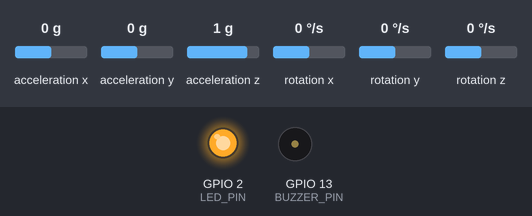
The sketch below on a simulated ESP32. On the bench: output pins drawn as LEDs (lit = HIGH), buzzer (waves = sounding, pin HIGH). The inputs (shaded band) are chosen by the test bench; at power-on: acceleration x 0 g, acceleration y 0 g, acceleration z 1 g, rotation x 0 °/s, rotation y 0 °/s, rotation z 0 °/s. WiFi joins after 1.5 s; servers stay silent unless stated; no MQTT or app messages arrive unless stated; what the sketch prints to the serial monitor is not drawn.

Above: at 5.7 s.
5.8 s: acceleration x set to -0.3 g
At 6.9 s:
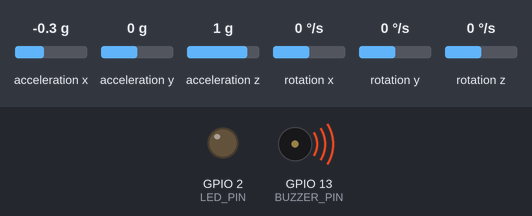
8.4 s: acceleration x set to 0 g
At 9.8 s:
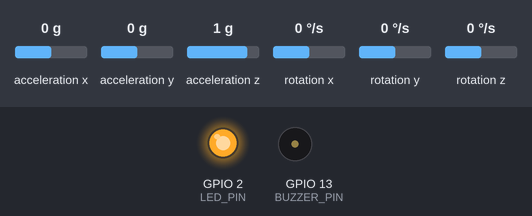
11.0 s: acceleration x set to -1.4 g
At 13.0 s:
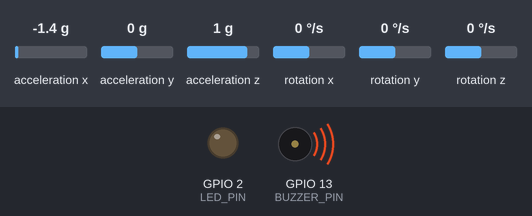
Timing chart, 0 to 14.5 s (numbered marks = the images above; inputs shaded):
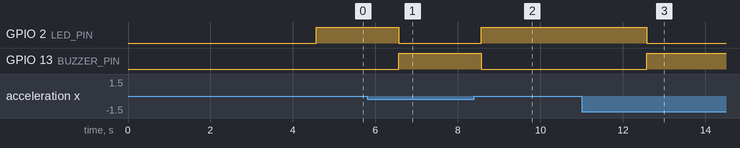

The sketch:

mpu_sensor.ino
```cpp
#include <Wire.h>
#include <MPU6050_tockn.h>
#include <WiFi.h>
#include <PubSubClient.h>
#include <WiFiClientSecure.h>

// ---- Sensor & MQTT Configuration ----
MPU6050 mpu(Wire);

const char* ssid = "Y";
const char* password = "pppppppp";
const char* mqtt_server = "71a93091f15b4f328bf8a2e440e0481b.s1.eu.hivemq.cloud";
const char* mqtt_username = "admin";
const char* mqtt_password = "Admin123";
const int mqtt_port = 8883;
const char* mqttPublishTopic = "esp32/mpu6050/data";

WiFiClientSecure espClient;
PubSubClient client(espClient);

// Sertifikat root HiveMQ Cloud
static const char *root_ca PROGMEM = R"EOF(
-----BEGIN CERTIFICATE-----
MIIFazCCA1OgAwIBAgIRAIIQz7DSQONZRGPgu2OCiwAwDQYJKoZIhvcNAQELBQAw
TzELMAkGA1UEBhMCVVMxKTAnBgNVBAoTIEludGVybmV0IFNlY3VyaXR5IFJlc2Vh
cmNoIEdyb3VwMRUwEwYDVQQDEwxJU1JHIFJvb3QgWDEwHhcNMTUwNjA0MTEwNDM4
WhcNMzUwNjA0MTEwNDM4WjBPMQswCQYDVQQGEwJVUzEpMCcGA1UEChMgSW50ZXJu
ZXQgU2VjdXJpdHkgUmVzZWFyY2ggR3JvdXAxFTATBgNVBAMTDElTUkcgUm9vdCBY
MTCCAiIwDQYJKoZIhvcNAQEBBQADggIPADCCAgoCggIBAK3oJHP0FDfzm54rVygc
h77ct984kIxuPOZXoHj3dcKi/vVqbvYATyjb3miGbESTtrFj/RQSa78f0uoxmyF+
0TM8ukj13Xnfs7j/EvEhmkvBioZxaUpmZmyPfjxwv60pIgbz5MDmgK7iS4+3mX6U
A5/TR5d8mUgjU+g4rk8Kb4Mu0UlXjIB0ttov0DiNewNwIRt18jA8+o+u3dpjq+sW
T8KOEUt+zwvo/7V3LvSye0rgTBIlDHCNAymg4VMk7BPZ7hm/ELNKjD+Jo2FR3qyH
B5T0Y3HsLuJvW5iB4YlcNHlsdu87kGJ55tukmi8mxdAQ4Q7e2RCOFvu396j3x+UC
B5iPNgiV5+I3lg02dZ77DnKxHZu8A/lJBdiB3QW0KtZB6awBdpUKD9jf1b0SHzUv
KBds0pjBqAlkd25HN7rOrFleaJ1/ctaJxQZBKT5ZPt0m9STJEadao0xAH0ahmbWn
OlFuhjuefXKnEgV4We0+UXgVCwOPjdAvBbI+e0ocS3MFEvzG6uBQE3xDk3SzynTn
jh8BCNAw1FtxNrQHusEwMFxIt4I7mKZ9YIqioymCzLq9gwQbooMDQaHWBfEbwrbw
qHyGO0aoSCqI3Haadr8faqU9GY/rOPNk3sgrDQoo//fb4hVC1CLQJ13hef4Y53CI
rU7m2Ys6xt0nUW7/vGT1M0NPAgMBAAGjQjBAMA4GA1UdDwEB/wQEAwIBBjAPBgNV
HRMBAf8EBTADAQH/MB0GA1UdDgQWBBR5tFnme7bl5AFzgAiIyBpY9umbbjANBgkq
hkiG9w0BAQsFAAOCAgEAVR9YqbyyqFDQDLHYGmkgJykIrGF1XIpu+ILlaS/V9lZL
ubhzEFnTIZd+50xx+7LSYK05qAvqFyFWhfFQDlnrzuBZ6brJFe+GnY+EgPbk6ZGQ
3BebYhtF8GaV0nxvwuo77x/Py9auJ/GpsMiu/X1+mvoiBOv/2X/qkSsisRcOj/KK
NFtY2PwByVS5uCbMiogziUwthDyC3+6WVwW6LLv3xLfHTjuCvjHIInNzktHCgKQ5
ORAzI4JMPJ+GslWYHb4phowim57iaztXOoJwTdwJx4nLCgdNbOhdjsnvzqvHu7Ur
TkXWStAmzOVyyghqpZXjFaH3pO3JLF+l+/+sKAIuvtd7u+Nxe5AW0wdeRlN8NwdC
jNPElpzVmbUq4JUagEiuTDkHzsxHpFKVK7q4+63SM1N95R1NbdWhscdCb+ZAJzVc
oyi3B43njTOQ5yOf+1CceWxG1bQVs5ZufpsMljq4Ui0/1lvh+wjChP4kqKOJ2qxq
4RgqsahDYVvTH9w7jXbyLeiNdd8XM2w9U/t7y0Ff/9yi0GE44Za4rF2LN9d11TPA
mRGunUHBcnWEvgJBQl9nJEiU0Zsnvgc/ubhPgXRR4Xq37Z0j4r7g1SgEEzwxA57d
emyPxgcYxn/eR44/KJ4EBs+lVDR3veyJm+kXQ99b21/+jh5Xos1AnX5iItreGCc=
-----END CERTIFICATE-----
)EOF";

// Pin untuk LED dan Buzzer
#define LED_PIN 2
#define BUZZER_PIN 13

void setup_wifi() {
  delay(10);
  Serial.println("Connecting to WiFi...");  WiFi.begin(ssid, password);
  while (WiFi.status() != WL_CONNECTED) {
    delay(500);
    Serial.print(".");
  }
  Serial.println("\nWiFi connected");
}

void connectToMQTT() {
  while (!client.connected()) {
    Serial.println("Connecting to MQTT...");
    if (client.connect("ESP32Client", mqtt_username, mqtt_password)) {
      Serial.println("Connected to MQTT broker");
    } else {
      Serial.print("Failed to connect. Trying again in 5 seconds...");
      delay(5000);
    }
  }
}

void setup() {
  Serial.begin(115200);
  Wire.begin();
  mpu.begin();
  mpu.calcGyroOffsets(); // Kalibrasi sensor gyro

  setup_wifi();
  espClient.setCACert(root_ca);
  client.setServer(mqtt_server, mqtt_port);

  pinMode(LED_PIN, OUTPUT);
  pinMode(BUZZER_PIN, OUTPUT);
}

void loop() {
  if (!client.connected()) {
    connectToMQTT();
  }
  client.loop();

  // Membaca data dari sensor
  mpu.update();
  float angleX = mpu.getAngleX();
  float angleY = mpu.getAngleY();

  // Tentukan kondisi bidang datar atau miring
  bool isFlat = abs(angleX) < 10 && abs(angleY) < 10;

  if (isFlat) {
    digitalWrite(LED_PIN, HIGH); // Nyalakan LED
    digitalWrite(BUZZER_PIN, LOW); // Matikan Buzzer
  } else {
    digitalWrite(LED_PIN, LOW); // Matikan LED
    digitalWrite(BUZZER_PIN, HIGH); // Nyalakan Buzzer
  }

  // Kirim data melalui MQTT
  String payload = String("{\"status\":\"") + (isFlat ? "flat" : "tilted") +
                   "\",\"angleX\":" + angleX +
                   ",\"angleY\":" + angleY + "}";
  client.publish(mqttPublishTopic, payload.c_str());
  Serial.println("Data sent: " + payload);

  delay(2000); // Interval pengiriman
}
```

Measured:
- the behaviour switches between -0.1 and -0.2 g on acceleration x (found by bisection; images 0 and 1)
- after the input at 5.8 s, GPIO 2 (LED_PIN): HIGH → LOW after 0.77 s; GPIO 13 (BUZZER_PIN): LOW → HIGH after 0.77 s
- after the input at 8.4 s, GPIO 2 (LED_PIN): LOW → HIGH after 0.17 s; GPIO 13 (BUZZER_PIN): HIGH → LOW after 0.17 s
- after the input at 11.0 s, GPIO 2 (LED_PIN): HIGH → LOW after 1.6 s; GPIO 13 (BUZZER_PIN): LOW → HIGH after 1.6 s
